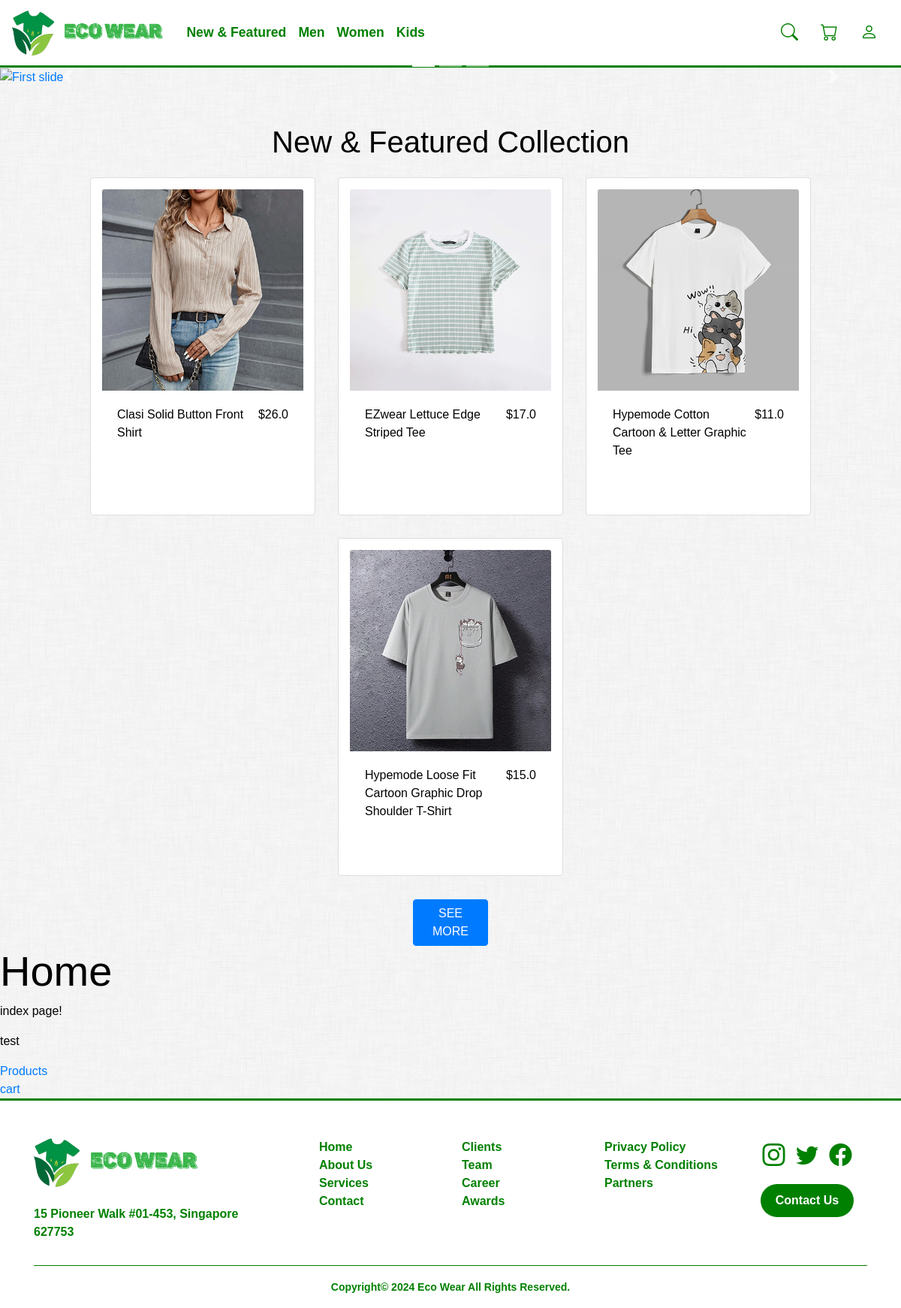
The page / on the database its author committed.
### tables this page shows
CREATE TABLE products (
            ProductID INTEGER PRIMARY KEY AUTOINCREMENT,
            image TEXT,
            name TEXT,
            price REAL,
            category TEXT,
            stock INTEGER,
            description TEXT,
            size TEXT
        );

### __init__.py (the view)
@app.route('/')
def home():
    product_manager = ProductManager()
    all_products = product_manager.get_all_products()
    random.seed(41)  # You can use any integer as the seed
    random.shuffle(all_products)
    products = all_products[:4]
    product_manager.close_connection()
    return render_template('home.html', products=products)

### Product.py (called while the page is built)
    def get_all_products(self):
        self.cursor.execute("SELECT * FROM products")
        products_data = self.cursor.fetchall()
        products = [Product(*data) for data in products_data]
        return products

    def close_connection(self):
        self.conn.close()

### __init__.py (called while the page is built)
@app.before_request
def before_request():
    global session_cleared
    if not session_cleared:
        session.clear()
        session_cleared = True

### templates/home.html (shortened to what this page needs)
{% extends "base.html" %}
{% block content %}
<div id="carouselExampleIndicators" class="carousel slide" data-ride="carousel">
  <ol class="carousel-indicators">
    <li data-target="#carouselExampleIndicators" data-slide-to="0" class="active"></li>
    <li data-target="#carouselExampleIndicators" data-slide-to="1"></li>
    <li data-target="#carouselExampleIndicators" data-slide-to="2"></li>
  </ol>
  <div class="carousel-inner">
    <div class="carousel-item active">
      <a href="/Product"><img class="bannerimage img-fluid" src="{{ url_for('static', filename='image/bannerimage1.jpg') }}" alt="First slide"></a>
        <div class="carousel-caption d-none d-md-block">
        </div>
    </div>
  </div>
  <a class="carousel-control-prev" href="#carouselExampleIndicators" role="button" data-slide="prev">
    <span class="carousel-control-prev-icon" aria-hidden="true"></span>
  </a>
  <a class="carousel-control-next" href="#carouselExampleIndicators" role="button" data-slide="next">
    <span class="carousel-control-next-icon" aria-hidden="true"></span>
  </a>
</div>
<h1 style="text-align: center; padding-top: 50px;">New & Featured Collection</h1>
<div class="product-container">
    {% for product in products %}
        <a href="{{ url_for('display_product', product_id=product.id) }}">
            <div class="card product-card">
                <img src="{{ url_for('static', filename='image/' + product.image_path) }}" class="card-img-top" alt="">
                <div class="card-body">
                    <p class="card-text">{{ product.name }}</p>
                    <p class="card-text">${{ product.price }}</p>
                </div>
            </div>
        </a>
    {% endfor %}
</div>
<div class="text-center"><a href="/Product" class="buttongreen btn btn-primary mt-3 col-1 w-100">SEE MORE</a></div>
<h1 class="display-4">Home</h1>
<p>index page!</p>
<p>test</p>
<div class="text"><a class="sideNav-item" href="/adminProducts">Products</a></div>
<div class="text"><a class="sideNav-item" href="/cart">cart</a></div>
{% endblock %}

### static/assets/style.css (style rules this page uses)
body { ; font-family: 'Poppins'; color: black; font-family: Arial, sans-serif; padding: 0; margin: 0; }
.product-container { display: flex; flex-wrap: wrap; justify-content: center; }
.product-card { border: 1px solid #ddd; padding: 15px; margin: 15px; width: 300px; height:450px; }
.product-container a { text-decoration: none; color:black; }
.bannerimage { height: 850px; width:100%; }

### templates/home.html (style rules this page uses)
.card-body { display: flex; justify-content: space-between; }

### rows shown on the page
products: image (picture), name "Clasi Solid Button Front Shirt", price "26.0"
products: image (picture), name "EZwear Lettuce Edge Striped Tee", price "17.0"
products: image (picture), name "Hypemode Cotton Cartoon & Letter Graphic Tee", price "11.0"
products: image (picture), name "Hypemode Loose Fit Cartoon Graphic Drop Shoulder T-Shirt", price "15.0"
